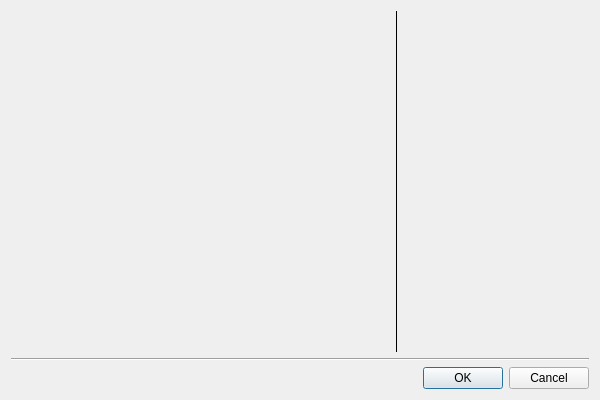
<?xml version="1.0" encoding="UTF-8"?>
<ui version="4.0">
 <class>ResourceSelectionDialog</class>
 <widget class="QDialog" name="ResourceSelectionDialog">
  <property name="geometry">
   <rect>
    <x>0</x>
    <y>0</y>
    <width>600</width>
    <height>400</height>
   </rect>
  </property>
  <property name="minimumSize">
   <size>
    <width>400</width>
    <height>400</height>
   </size>
  </property>
  <property name="windowTitle">
   <string/>
  </property>
  <layout class="QVBoxLayout" name="verticalLayout_3">
   <item>
    <widget class="QWidget" name="widget" native="true">
     <layout class="QHBoxLayout" name="horizontalLayout">
      <property name="spacing">
       <number>0</number>
      </property>
      <property name="leftMargin">
       <number>0</number>
      </property>
      <property name="topMargin">
       <number>0</number>
      </property>
      <property name="rightMargin">
       <number>0</number>
      </property>
      <property name="bottomMargin">
       <number>0</number>
      </property>
      <item>
       <widget class="QWidget" name="treeWidget" native="true">
        <layout class="QVBoxLayout" name="resourcesLayout">
         <property name="leftMargin">
          <number>16</number>
         </property>
         <property name="topMargin">
          <number>16</number>
         </property>
         <property name="rightMargin">
          <number>0</number>
         </property>
         <property name="bottomMargin">
          <number>0</number>
         </property>
         <item>
          <widget class="QnResourceTreeWidget" name="resourcesWidget" native="true"/>
         </item>
         <item>
          <widget class="QFrame" name="delegateFrame">
           <property name="sizePolicy">
            <sizepolicy hsizetype="Preferred" vsizetype="Fixed">
             <horstretch>0</horstretch>
             <verstretch>0</verstretch>
            </sizepolicy>
           </property>
           <layout class="QVBoxLayout" name="delegateLayout">
            <property name="leftMargin">
             <number>0</number>
            </property>
            <property name="topMargin">
             <number>0</number>
            </property>
            <property name="rightMargin">
             <number>0</number>
            </property>
            <property name="bottomMargin">
             <number>0</number>
            </property>
           </layout>
          </widget>
         </item>
        </layout>
       </widget>
      </item>
      <item>
       <widget class="Line" name="verticalLine">
        <property name="maximumSize">
         <size>
          <width>1</width>
          <height>16777215</height>
         </size>
        </property>
        <property name="frameShadow">
         <enum>QFrame::Plain</enum>
        </property>
        <property name="orientation">
         <enum>Qt::Vertical</enum>
        </property>
       </widget>
      </item>
      <item>
       <widget class="QnResourceDetailsWidget" name="detailsWidget" native="true">
        <property name="minimumSize">
         <size>
          <width>192</width>
          <height>0</height>
         </size>
        </property>
        <property name="maximumSize">
         <size>
          <width>192</width>
          <height>16777215</height>
         </size>
        </property>
        <layout class="QVBoxLayout" name="verticalLayout"/>
       </widget>
      </item>
     </layout>
    </widget>
   </item>
   <item>
    <widget class="Line" name="line">
     <property name="orientation">
      <enum>Qt::Horizontal</enum>
     </property>
    </widget>
   </item>
   <item>
    <widget class="QDialogButtonBox" name="buttonBox">
     <property name="orientation">
      <enum>Qt::Horizontal</enum>
     </property>
     <property name="standardButtons">
      <set>QDialogButtonBox::Cancel|QDialogButtonBox::Ok</set>
     </property>
    </widget>
   </item>
  </layout>
 </widget>
 <customwidgets>
  <customwidget>
   <class>QnResourceTreeWidget</class>
   <extends>QWidget</extends>
   <header location="global">ui/widgets/resource_tree_widget.h</header>
   <container>1</container>
  </customwidget>
  <customwidget>
   <class>QnResourceDetailsWidget</class>
   <extends>QWidget</extends>
   <header location="global">ui/widgets/resource_details_widget.h</header>
   <container>1</container>
  </customwidget>
 </customwidgets>
 <resources/>
 <connections/>
</ui>
